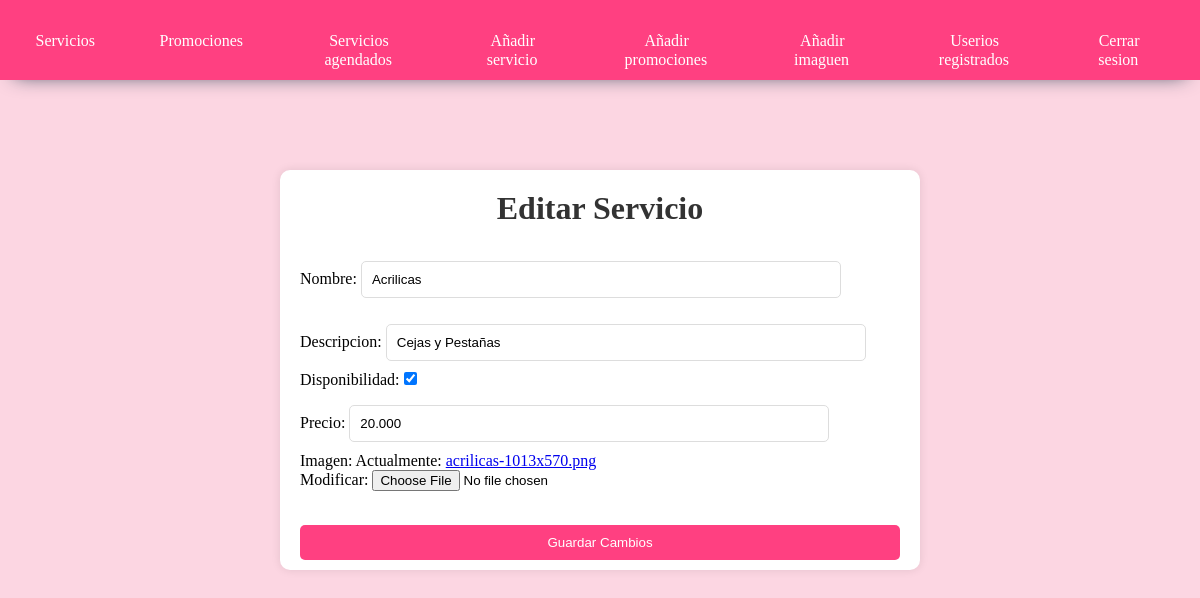
Screenshot of /editar_servicio/1/ with the database file from the repository.
### DANI_NAIL_ART/models.py (models this page shows, shortened)
class Servicio(models.Model):
    nombre = models.CharField(max_length=100)
    descripcion = models.CharField(max_length=100)
    disponibilidad = models.BooleanField()
    precio = models.DecimalField(max_digits=10, decimal_places=3, validators=[MinValueValidator(0)])
    imagen = models.ImageField(default='default_image.jpg')

### DANI_NAIL_ART/views.py (the view)
# urls.py: path('editar_servicio/<int:servicio_id>/', views.editar_servicio, name='editar_servicio'),
def editar_servicio(request, servicio_id):
    servicio = get_object_or_404(Servicio, pk=servicio_id)
    if request.method == 'POST':
        form = Agendar_Servicio(request.POST, request.FILES, instance=servicio)
        if form.is_valid():
            form.save()
            return redirect('Servicios_agendados')
    else:
        form = Agendar_Servicio(instance=servicio)
    return render(request, 'Servicios/editar_servicio.html', {'form': form, 'servicio': servicio})

### DANI_NAIL_ART/forms.py
class Agendar_Servicio(forms.ModelForm):
    class Meta:
        model = Servicio
        fields = ['nombre', 'descripcion', 'disponibilidad', 'precio', 'imagen']

### DANI_NAIL_ART/templates/Servicios/editar_servicio.html (shortened to what this page needs)
<!DOCTYPE html>
<html lang="es">
<head>
</head>
<body>
    {% extends 'layouts/base_admin.html' %}
    {% load static %}
    {% block content %}
    <br><br><br><br><br>
    <div class="formulario">
        <h1 style="text-align: center; color: #333;">Editar Servicio</h1>
        <form id="editServiceForm" method="POST" enctype="multipart/form-data" class="service-form">
            <br>
            {{ form.as_p }}
            <br>
            <button type="submit" class="boton-guardar">Guardar Cambios</button>
        </form>
    </div>
    {% endblock %}

### DANI_NAIL_ART/templates/layouts/base_admin.html (style rules this page uses)
* { padding: 0; margin: 0; box-sizing: border-box; }
body { background-color: #fcd6e2; }

### DANI_NAIL_ART/templates/Servicios/editar_servicio.html (style rules this page uses)
.formulario { width: 40rem; height: 25rem; margin: 0 auto; background-color: #fff; padding: 20px; border-radius: 10px; box-shadow: 0 0 10px rgba(0, 0, 0, 0.1); }
.service-form { display: flex; flex-direction: column; }
.service-form input[type="text"], .service-form input[type="number"] { width: 80%; margin-bottom: 10px; margin-top: 1rem; padding: 10px; border-radius: 5px; border: 1px solid #ddd; }
.boton-guardar { background-color: #ff4081; color: white; margin-top: 1rem; padding: 10px 20px; border: none; border-radius: 5px; cursor: pointer; }

### rows the page displays
Servicio: nombre "Acrilicas", descripcion "Cejas y Pestañas", disponibilidad "☑", precio "20.000"
